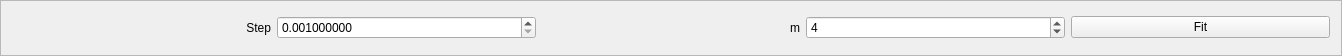
<?xml version="1.0" encoding="UTF-8"?>
<ui version="4.0">
 <class>PolyFit</class>
 <widget class="QFrame" name="PolyFit">
  <property name="geometry">
   <rect>
    <x>0</x>
    <y>0</y>
    <width>1342</width>
    <height>56</height>
   </rect>
  </property>
  <property name="windowTitle">
   <string>Frame</string>
  </property>
  <property name="frameShape">
   <enum>QFrame::StyledPanel</enum>
  </property>
  <property name="frameShadow">
   <enum>QFrame::Raised</enum>
  </property>
  <layout class="QGridLayout" name="gridLayout">
   <item row="1" column="0">
    <widget class="QLabel" name="label_25">
     <property name="text">
      <string>Step</string>
     </property>
     <property name="alignment">
      <set>Qt::AlignRight|Qt::AlignTrailing|Qt::AlignVCenter</set>
     </property>
    </widget>
   </item>
   <item row="1" column="1">
    <widget class="QDoubleSpinBox" name="ApproxStep">
     <property name="decimals">
      <number>9</number>
     </property>
     <property name="minimum">
      <double>0.001000000000000</double>
     </property>
     <property name="maximum">
      <double>10000.000000000000000</double>
     </property>
     <property name="singleStep">
      <double>10000.000000000000000</double>
     </property>
    </widget>
   </item>
   <item row="1" column="3">
    <widget class="QSpinBox" name="ApproxM">
     <property name="minimum">
      <number>1</number>
     </property>
     <property name="singleStep">
      <number>1</number>
     </property>
     <property name="value">
      <number>4</number>
     </property>
    </widget>
   </item>
   <item row="1" column="2">
    <widget class="QLabel" name="label_9">
     <property name="text">
      <string>m</string>
     </property>
     <property name="alignment">
      <set>Qt::AlignRight|Qt::AlignTrailing|Qt::AlignVCenter</set>
     </property>
    </widget>
   </item>
   <item row="1" column="4">
    <widget class="QPushButton" name="PolyApprox">
     <property name="text">
      <string>Fit</string>
     </property>
    </widget>
   </item>
  </layout>
 </widget>
 <resources/>
 <connections/>
</ui>
